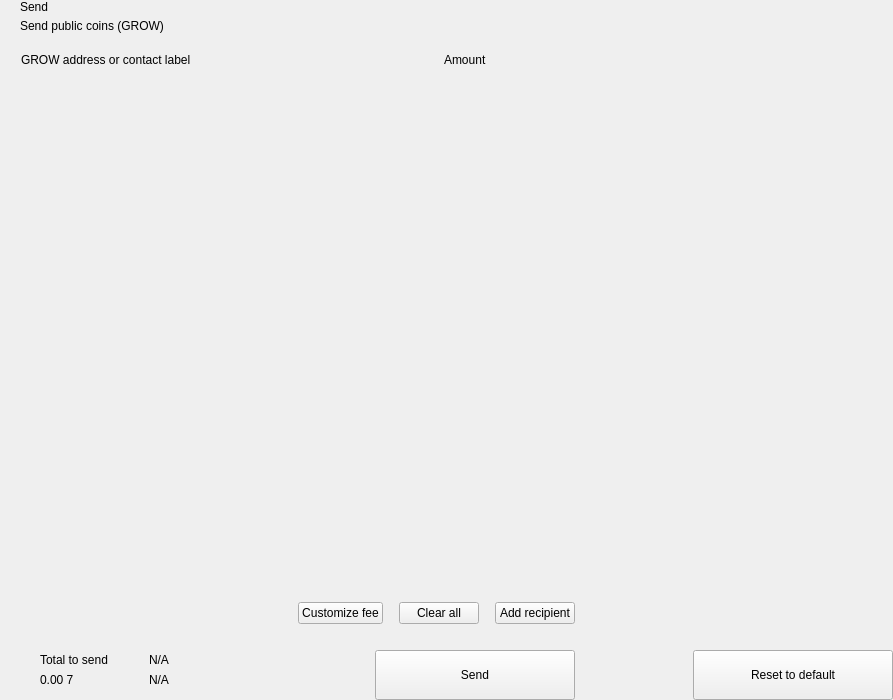
<?xml version="1.0" encoding="UTF-8"?>
<ui version="4.0">
 <class>send</class>
 <widget class="QWidget" name="send">
  <property name="geometry">
   <rect>
    <x>0</x>
    <y>0</y>
    <width>893</width>
    <height>700</height>
   </rect>
  </property>
  <property name="windowTitle">
   <string>Form</string>
  </property>
  <layout class="QHBoxLayout" name="horizontalLayout_2" stretch="2,1">
   <property name="spacing">
    <number>0</number>
   </property>
   <property name="leftMargin">
    <number>0</number>
   </property>
   <property name="topMargin">
    <number>0</number>
   </property>
   <property name="rightMargin">
    <number>0</number>
   </property>
   <property name="bottomMargin">
    <number>0</number>
   </property>
   <item>
    <widget class="QWidget" name="left" native="true">
     <layout class="QVBoxLayout" name="verticalLayout_3">
      <property name="spacing">
       <number>0</number>
      </property>
      <property name="leftMargin">
       <number>0</number>
      </property>
      <property name="topMargin">
       <number>0</number>
      </property>
      <property name="rightMargin">
       <number>0</number>
      </property>
      <property name="bottomMargin">
       <number>0</number>
      </property>
      <item>
       <layout class="QVBoxLayout" name="verticalLayout_22" stretch="0,0,0,1,0,0,0,0">
        <property name="spacing">
         <number>0</number>
        </property>
        <item>
         <layout class="QHBoxLayout" name="horizontalLayout_3">
          <property name="spacing">
           <number>0</number>
          </property>
          <property name="leftMargin">
           <number>20</number>
          </property>
          <property name="rightMargin">
           <number>20</number>
          </property>
          <item>
           <layout class="QVBoxLayout" name="verticalLayout">
            <property name="spacing">
             <number>5</number>
            </property>
            <item>
             <widget class="QLabel" name="labelTitle">
              <property name="text">
               <string>Send</string>
              </property>
              <property name="alignment">
               <set>Qt::AlignLeading|Qt::AlignLeft|Qt::AlignVCenter</set>
              </property>
             </widget>
            </item>
            <item>
             <widget class="QLabel" name="labelSubtitle1">
              <property name="text">
               <string>Send public coins (GROW)</string>
              </property>
             </widget>
            </item>
           </layout>
          </item>
          <item>
           <spacer name="horizontalSpacer">
            <property name="orientation">
             <enum>Qt::Horizontal</enum>
            </property>
            <property name="sizeHint" stdset="0">
             <size>
              <width>40</width>
              <height>20</height>
             </size>
            </property>
           </spacer>
          </item>
         </layout>
        </item>
        <item>
         <spacer name="verticalSpacer_2">
          <property name="orientation">
           <enum>Qt::Vertical</enum>
          </property>
          <property name="sizeType">
           <enum>QSizePolicy::Fixed</enum>
          </property>
          <property name="sizeHint" stdset="0">
           <size>
            <width>20</width>
            <height>20</height>
           </size>
          </property>
         </spacer>
        </item>
        <item>
         <layout class="QHBoxLayout" name="horizontalLayout" stretch="6,0,2">
          <property name="spacing">
           <number>0</number>
          </property>
          <property name="leftMargin">
           <number>10</number>
          </property>
          <property name="topMargin">
           <number>0</number>
          </property>
          <property name="rightMargin">
           <number>20</number>
          </property>
          <property name="bottomMargin">
           <number>0</number>
          </property>
          <item>
           <widget class="QLabel" name="labelSubtitleAddress">
            <property name="styleSheet">
             <string notr="true">margin-left:8px;</string>
            </property>
            <property name="text">
             <string>GROW address or contact label</string>
            </property>
           </widget>
          </item>
          <item>
           <spacer name="horizontalSpacer_3">
            <property name="orientation">
             <enum>Qt::Horizontal</enum>
            </property>
            <property name="sizeType">
             <enum>QSizePolicy::Fixed</enum>
            </property>
            <property name="sizeHint" stdset="0">
             <size>
              <width>40</width>
              <height>1</height>
             </size>
            </property>
           </spacer>
          </item>
          <item>
           <widget class="QLabel" name="labelSubtitleAmount">
            <property name="text">
             <string>Amount</string>
            </property>
           </widget>
          </item>
         </layout>
        </item>
        <item>
         <widget class="QScrollArea" name="scrollArea">
          <property name="minimumSize">
           <size>
            <width>0</width>
            <height>350</height>
           </size>
          </property>
          <property name="styleSheet">
           <string notr="true">#scrollArea {
            background:transparent;
            margin-top:10px;
}</string>
          </property>
          <property name="horizontalScrollBarPolicy">
           <enum>Qt::ScrollBarAlwaysOff</enum>
          </property>
          <property name="sizeAdjustPolicy">
           <enum>QAbstractScrollArea::AdjustIgnored</enum>
          </property>
          <property name="widgetResizable">
           <bool>true</bool>
          </property>
          <property name="alignment">
           <set>Qt::AlignLeading|Qt::AlignLeft|Qt::AlignTop</set>
          </property>
          <widget class="QWidget" name="scrollAreaWidgetContents">
           <property name="geometry">
            <rect>
             <x>0</x>
             <y>0</y>
             <width>591</width>
             <height>16</height>
            </rect>
           </property>
           <property name="sizePolicy">
            <sizepolicy hsizetype="Preferred" vsizetype="Maximum">
             <horstretch>0</horstretch>
             <verstretch>0</verstretch>
            </sizepolicy>
           </property>
           <property name="autoFillBackground">
            <bool>false</bool>
           </property>
           <property name="styleSheet">
            <string notr="true">#scrollAreaWidgetContents {
             background:transparent;
             }</string>
           </property>
           <layout class="QVBoxLayout" name="verticalLayout_7">
            <property name="spacing">
             <number>0</number>
            </property>
            <property name="sizeConstraint">
             <enum>QLayout::SetDefaultConstraint</enum>
            </property>
            <property name="leftMargin">
             <number>0</number>
            </property>
            <property name="topMargin">
             <number>0</number>
            </property>
            <property name="rightMargin">
             <number>0</number>
            </property>
            <property name="bottomMargin">
             <number>0</number>
            </property>
           </layout>
          </widget>
         </widget>
        </item>
        <item>
         <spacer name="verticalSpacer_4">
          <property name="orientation">
           <enum>Qt::Vertical</enum>
          </property>
          <property name="sizeType">
           <enum>QSizePolicy::Fixed</enum>
          </property>
          <property name="sizeHint" stdset="0">
           <size>
            <width>20</width>
            <height>20</height>
           </size>
          </property>
         </spacer>
        </item>
        <item>
         <layout class="QHBoxLayout" name="horizontalLayout_20">
          <property name="spacing">
           <number>6</number>
          </property>
          <property name="leftMargin">
           <number>20</number>
          </property>
          <property name="rightMargin">
           <number>20</number>
          </property>
          <item>
           <spacer name="horizontalSpacer_4">
            <property name="orientation">
             <enum>Qt::Horizontal</enum>
            </property>
            <property name="sizeHint" stdset="0">
             <size>
              <width>10</width>
              <height>20</height>
             </size>
            </property>
           </spacer>
          </item>
          <item>
           <widget class="QPushButton" name="pushButtonFee">
            <property name="focusPolicy">
             <enum>Qt::NoFocus</enum>
            </property>
            <property name="text">
             <string>Customize fee</string>
            </property>
           </widget>
          </item>
          <item>
           <spacer name="horizontalSpacer_11">
            <property name="orientation">
             <enum>Qt::Horizontal</enum>
            </property>
            <property name="sizeType">
             <enum>QSizePolicy::Minimum</enum>
            </property>
            <property name="sizeHint" stdset="0">
             <size>
              <width>10</width>
              <height>20</height>
             </size>
            </property>
           </spacer>
          </item>
          <item>
           <widget class="QPushButton" name="pushButtonClear">
            <property name="focusPolicy">
             <enum>Qt::NoFocus</enum>
            </property>
            <property name="layoutDirection">
             <enum>Qt::RightToLeft</enum>
            </property>
            <property name="text">
             <string>Clear all</string>
            </property>
           </widget>
          </item>
          <item>
           <spacer name="horizontalSpacer_6">
            <property name="orientation">
             <enum>Qt::Horizontal</enum>
            </property>
            <property name="sizeType">
             <enum>QSizePolicy::Fixed</enum>
            </property>
            <property name="sizeHint" stdset="0">
             <size>
              <width>10</width>
              <height>20</height>
             </size>
            </property>
           </spacer>
          </item>
          <item>
           <widget class="QPushButton" name="pushButtonAddRecipient">
            <property name="focusPolicy">
             <enum>Qt::NoFocus</enum>
            </property>
            <property name="text">
             <string>Add recipient</string>
            </property>
           </widget>
          </item>
         </layout>
        </item>
        <item>
         <spacer name="verticalSpacer">
          <property name="orientation">
           <enum>Qt::Vertical</enum>
          </property>
          <property name="sizeType">
           <enum>QSizePolicy::Fixed</enum>
          </property>
          <property name="sizeHint" stdset="0">
           <size>
            <width>20</width>
            <height>16</height>
           </size>
          </property>
         </spacer>
        </item>
        <item>
         <layout class="QHBoxLayout" name="horizontalLayout_7">
          <property name="rightMargin">
           <number>20</number>
          </property>
          <item>
           <layout class="QHBoxLayout" name="horizontalLayout_10">
            <property name="spacing">
             <number>0</number>
            </property>
            <property name="leftMargin">
             <number>8</number>
            </property>
            <item>
             <widget class="QStackedWidget" name="stackedWidget">
              <property name="minimumSize">
               <size>
                <width>0</width>
                <height>60</height>
               </size>
              </property>
              <property name="maximumSize">
               <size>
                <width>16777215</width>
                <height>60</height>
               </size>
              </property>
              <widget class="QWidget" name="page1">
               <layout class="QVBoxLayout" name="verticalLayout_71" stretch="0">
                <property name="spacing">
                 <number>6</number>
                </property>
                <property name="leftMargin">
                 <number>12</number>
                </property>
                <property name="topMargin">
                 <number>0</number>
                </property>
                <property name="rightMargin">
                 <number>0</number>
                </property>
                <property name="bottomMargin">
                 <number>0</number>
                </property>
                <item>
                 <widget class="QWidget" name="coinWidget" native="true">
                  <property name="minimumSize">
                   <size>
                    <width>0</width>
                    <height>60</height>
                   </size>
                  </property>
                  <property name="maximumSize">
                   <size>
                    <width>16777215</width>
                    <height>60</height>
                   </size>
                  </property>
                  <layout class="QHBoxLayout" name="horizontalLayout_9">
                   <property name="spacing">
                    <number>0</number>
                   </property>
                   <property name="leftMargin">
                    <number>20</number>
                   </property>
                   <property name="topMargin">
                    <number>10</number>
                   </property>
                   <property name="rightMargin">
                    <number>20</number>
                   </property>
                   <property name="bottomMargin">
                    <number>10</number>
                   </property>
                   <item>
                    <layout class="QVBoxLayout" name="verticalSend">
                     <property name="spacing">
                      <number>0</number>
                     </property>
                     <item>
                      <widget class="QLabel" name="labelTitleTotalSend">
                       <property name="text">
                        <string>Total to send</string>
                       </property>
                      </widget>
                     </item>
                     <item>
                      <widget class="QLabel" name="labelAmountSend">
                       <property name="text">
                        <string notr="true">0.00 7</string>
                       </property>
                      </widget>
                     </item>
                    </layout>
                   </item>
                   <item>
                    <spacer name="horizontalSpacer_9">
                     <property name="orientation">
                      <enum>Qt::Horizontal</enum>
                     </property>
                     <property name="sizeType">
                      <enum>QSizePolicy::Fixed</enum>
                     </property>
                     <property name="sizeHint" stdset="0">
                      <size>
                       <width>20</width>
                       <height>20</height>
                      </size>
                     </property>
                    </spacer>
                   </item>
                   <item>
                    <widget class="QLabel" name="labelLine">
                     <property name="minimumSize">
                      <size>
                       <width>1</width>
                       <height>0</height>
                      </size>
                     </property>
                     <property name="maximumSize">
                      <size>
                       <width>1</width>
                       <height>16777215</height>
                      </size>
                     </property>
                     <property name="text">
                      <string/>
                     </property>
                    </widget>
                   </item>
                   <item>
                    <spacer name="horizontalSpacer_10">
                     <property name="orientation">
                      <enum>Qt::Horizontal</enum>
                     </property>
                     <property name="sizeType">
                      <enum>QSizePolicy::Fixed</enum>
                     </property>
                     <property name="sizeHint" stdset="0">
                      <size>
                       <width>20</width>
                       <height>20</height>
                      </size>
                     </property>
                    </spacer>
                   </item>
                   <item>
                    <layout class="QVBoxLayout" name="verticalRemaining">
                     <property name="spacing">
                      <number>0</number>
                     </property>
                     <item>
                      <widget class="QLabel" name="labelTitleTotalRemaining">
                       <property name="text">
                        <string notr="true">N/A</string>
                       </property>
                      </widget>
                     </item>
                     <item>
                      <widget class="QLabel" name="labelAmountRemaining">
                       <property name="text">
                        <string notr="true">N/A</string>
                       </property>
                      </widget>
                     </item>
                    </layout>
                   </item>
                  </layout>
                 </widget>
                </item>
               </layout>
              </widget>
              <widget class="QWidget" name="page_2"/>
             </widget>
            </item>
           </layout>
          </item>
          <item>
           <spacer name="horizontalSpacer_5">
            <property name="orientation">
             <enum>Qt::Horizontal</enum>
            </property>
            <property name="sizeType">
             <enum>QSizePolicy::Expanding</enum>
            </property>
            <property name="sizeHint" stdset="0">
             <size>
              <width>40</width>
              <height>20</height>
             </size>
            </property>
           </spacer>
          </item>
          <item alignment="Qt::AlignBottom">
           <widget class="QPushButton" name="pushButtonSave">
            <property name="minimumSize">
             <size>
              <width>200</width>
              <height>50</height>
             </size>
            </property>
            <property name="maximumSize">
             <size>
              <width>200</width>
              <height>50</height>
             </size>
            </property>
            <property name="focusPolicy">
             <enum>Qt::NoFocus</enum>
            </property>
            <property name="text">
             <string>Send</string>
            </property>
           </widget>
          </item>
         </layout>
        </item>
       </layout>
      </item>
     </layout>
    </widget>
   </item>
   <item>
    <widget class="QWidget" name="right" native="true">
     <layout class="QVBoxLayout" name="verticalLayout_5">
      <property name="leftMargin">
       <number>0</number>
      </property>
      <property name="topMargin">
       <number>0</number>
      </property>
      <property name="rightMargin">
       <number>0</number>
      </property>
      <property name="bottomMargin">
       <number>0</number>
      </property>
      <item>
       <layout class="QVBoxLayout" name="verticalLayout_4">
        <property name="spacing">
         <number>6</number>
        </property>
        <item>
         <widget class="OptionButton" name="btnCoinControl" native="true">
          <property name="minimumSize">
           <size>
            <width>0</width>
            <height>50</height>
           </size>
          </property>
         </widget>
        </item>
        <item>
         <widget class="OptionButton" name="btnChangeAddress" native="true">
          <property name="minimumSize">
           <size>
            <width>0</width>
            <height>50</height>
           </size>
          </property>
         </widget>
        </item>
        <item>
         <widget class="OptionButton" name="btnUri" native="true">
          <property name="minimumSize">
           <size>
            <width>0</width>
            <height>50</height>
           </size>
          </property>
         </widget>
        </item>
        <item>
         <spacer name="verticalSpacer_5">
          <property name="orientation">
           <enum>Qt::Vertical</enum>
          </property>
          <property name="sizeHint" stdset="0">
           <size>
            <width>20</width>
            <height>40</height>
           </size>
          </property>
         </spacer>
        </item>
        <item>
         <layout class="QHBoxLayout" name="horizontalLayout_8">
          <item>
           <spacer name="horizontalSpacer_7">
            <property name="orientation">
             <enum>Qt::Horizontal</enum>
            </property>
            <property name="sizeHint" stdset="0">
             <size>
              <width>40</width>
              <height>20</height>
             </size>
            </property>
           </spacer>
          </item>
          <item>
           <widget class="QPushButton" name="pushButtonReset">
            <property name="minimumSize">
             <size>
              <width>200</width>
              <height>50</height>
             </size>
            </property>
            <property name="maximumSize">
             <size>
              <width>200</width>
              <height>50</height>
             </size>
            </property>
            <property name="focusPolicy">
             <enum>Qt::NoFocus</enum>
            </property>
            <property name="text">
             <string>Reset to default</string>
            </property>
           </widget>
          </item>
         </layout>
        </item>
       </layout>
      </item>
     </layout>
    </widget>
   </item>
  </layout>
 </widget>
 <customwidgets>
  <customwidget>
   <class>OptionButton</class>
   <extends>QWidget</extends>
   <header>qt/pivx/optionbutton.h</header>
   <container>1</container>
  </customwidget>
 </customwidgets>
 <resources/>
 <connections/>
</ui>
